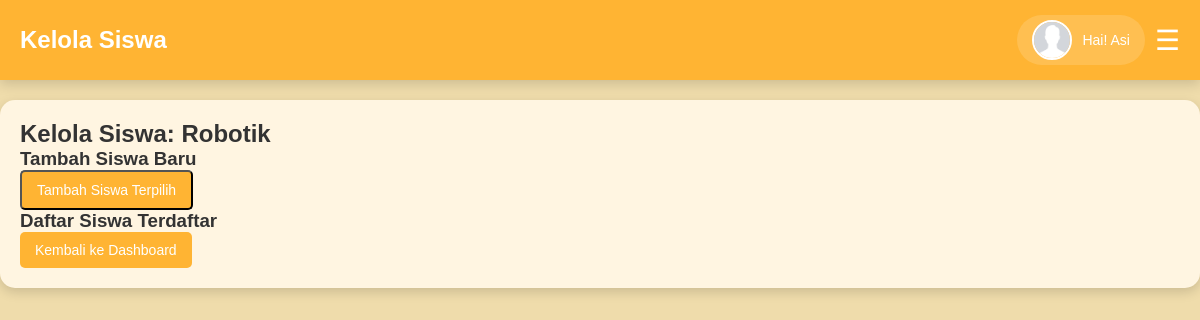
The app's page /dashboard-guru-fiture/kelola_siswa.php?eskul_id=5 (signed in), older data.
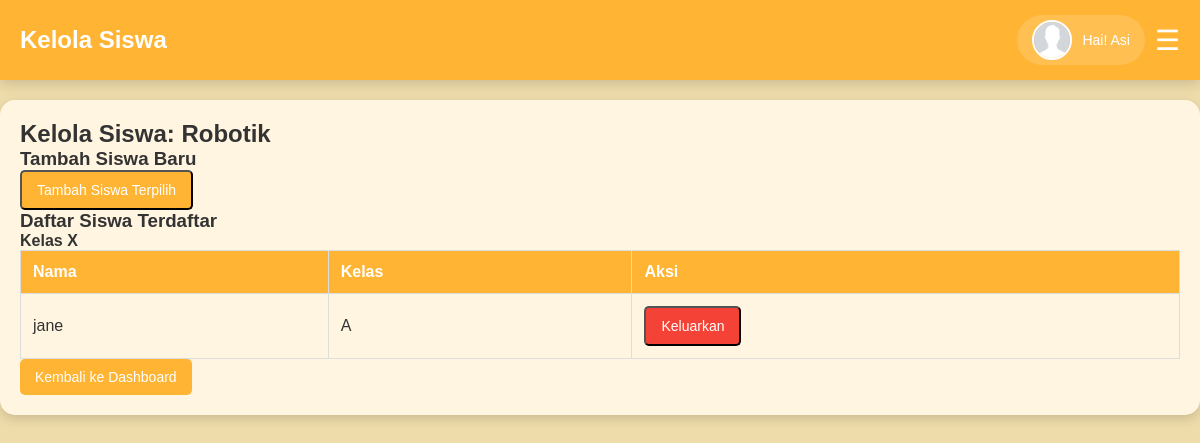
The same page, newer data.
### tables this page shows
CREATE TABLE `students` (
  `student_id` int(11) NOT NULL,
  `name` varchar(100) NOT NULL,
  `email` varchar(100) DEFAULT NULL,
  `phone` varchar(15) DEFAULT NULL,
  `user_id` int(11) DEFAULT NULL,
  `kelas_id` int(11) DEFAULT NULL
);

CREATE TABLE `kelas` (
  `kelas_id` int(11) NOT NULL,
  `nama_kelas` varchar(100) DEFAULT NULL,
  `tingkat` enum('X','XI','XII') DEFAULT NULL,
  `jurusan` varchar(100) DEFAULT NULL,
  `id_semester` int(11) DEFAULT NULL
);

### dashboard-guru-fiture/kelola_siswa.php (the view, shortened to what this page needs)
<?php
include '../koneksi.php';
$eskul_id = isset($_GET['eskul_id']) ? intval($_GET['eskul_id']) : 0;
$stmt = $conn->prepare("SELECT name FROM eskul WHERE eskul_id = ?");
$stmt->bind_param("i", $eskul_id);
$stmt->execute();
$eskul = $stmt->get_result()->fetch_assoc();
$current_students = [];
$sql = "SELECT s.student_id, s.name, k.nama_kelas, k.tingkat
        FROM eskul_students es
        JOIN students s ON es.student_id = s.student_id
        JOIN kelas k ON s.kelas_id = k.kelas_id
        WHERE es.eskul_id = ?
        ORDER BY k.tingkat, k.nama_kelas, s.name";
$stmt = $conn->prepare($sql);
$stmt->bind_param("i", $eskul_id);
$stmt->execute();
$result = $stmt->get_result();
while ($row = $result->fetch_assoc()) {
    $current_students[$row['tingkat']][] = $row;
}
include 'layouts/header.php';
?>
<div class="wrapper">
    <main class="container">
        <h2>Kelola Siswa: <?php echo htmlspecialchars($eskul['name']); ?></h2>
        <form method="POST" class="form-group">
            <h3>Tambah Siswa Baru</h3>
            <button type="submit" name="add_students" class="button">Tambah Siswa Terpilih</button>
        </form>
        <h3>Daftar Siswa Terdaftar</h3>
        <?php foreach (['X', 'XI'] as $tingkat): ?>
            <?php if (!empty($current_students[$tingkat])): ?>
                <div class="grade-section">
                    <h4 class="grade-title">Kelas <?php echo $tingkat; ?></h4>
                    <div class="table-responsive">
                        <table class="user-table">
                            <thead>
                                <tr>
                                    <th>Nama</th>
                                    <th>Kelas</th>
                                    <th>Aksi</th>
                                </tr>
                            </thead>
                            <tbody>
                                <?php foreach ($current_students[$tingkat] as $student): ?>
                                    <tr>
                                        <td><?php echo htmlspecialchars($student['name']); ?></td>
                                        <td><?php echo htmlspecialchars($student['nama_kelas']); ?></td>
                                        <td>
                                            <form method="POST" style="display: inline;">
                                                <button type="submit" name="remove_student"
                                                        class="button delete-btn"
                                                        onclick="return confirm('Yakin ingin mengeluarkan siswa ini?')">
                                                    Keluarkan
                                                </button>
                                            </form>
                                        </td>
                                    </tr>
                                <?php endforeach; ?>
                            </tbody>
                        </table>
                    </div>
                </div>
            <?php endif; ?>
        <?php endforeach; ?>
        <a href="../dashboard_guru.php" class="button">Kembali ke Dashboard</a>
    </main>
</div>
</body>
</html>

Row changes from the older to the newer data that the page shows:
now on this page (row edited): students: name "jane", kelas.nama_kelas "A"
Text that changed along with them:
new list line: "Kelas X Nama Kelas Aksi"
